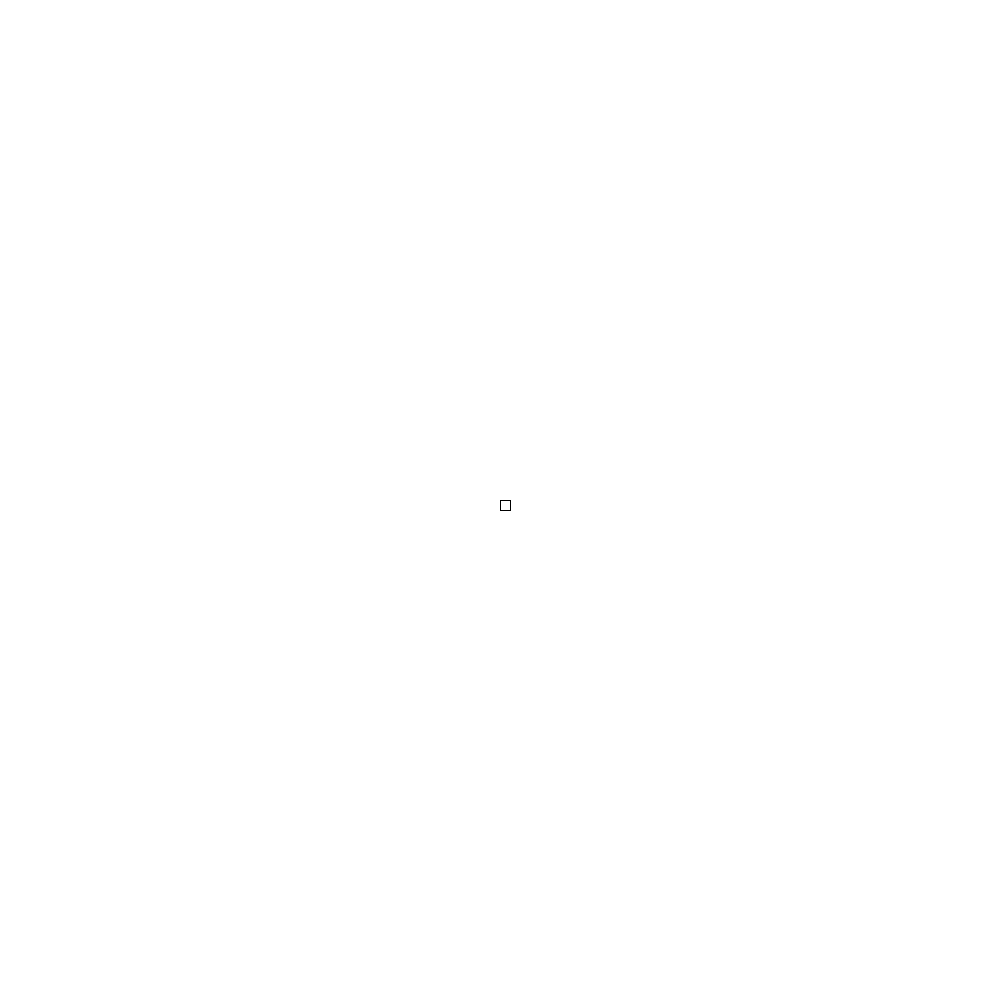
Frame 1 (no input)
Frame 60 (the mouse pressed at the canvas centre just before this capture): identical to frame 1, image omitted
Frame 120 (the mouse held since frame 60 and released just before this capture): identical to frame 1, image omitted

The Processing sketch that drew this single still picture (run headless with seeded random() and noise(); from frame 60 on, the mouse is pressed at the canvas centre):

// Processing sketch: Opdracht_12_6
// ── Opdracht_12_6.pde
int X = 500;
int Y = 500;

void setup(){
size(1000,1000);
}

void draw(){
background(255,255,255);
rect(X,Y,10,10);
}

void keyPressed(){
  //Up
  if(keyCode == 38){
    Y -= 10;
}
  //Down
  if(keyCode == 40){
    Y += 10;
}
  //Right
  if(keyCode == 39){
    X += 10;
}
  //Left
  if(keyCode == 37){
    X -= 10;
  }
}
